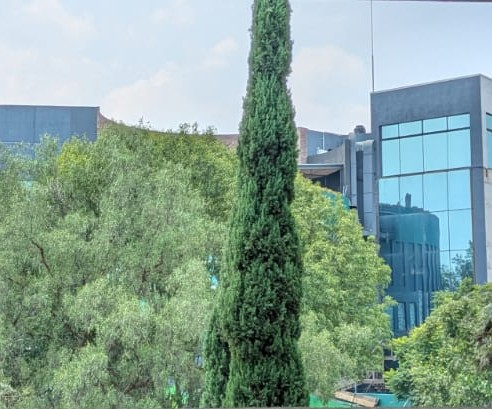
#> input picture 1_1bri.jpg, 492 x 409 px
$ python -i s1.py   (imports and definitions only)
#> lines starting #> are read from the running program, lines starting #| are printed output that depends on the picture
#> further down, picture is the input picture: PIL image 492x409 RGB; mean R, G, B 133.9, 161.2, 148.7
# -----------------------------------------------------------------------------
# PROYECTO 1: PROCESADOR DE IMÁGENES DIGITALES - VERSIÓN CORREGIDA
# -----------------------------------------------------------------------------

# --- Importación de Librerías ---
import tkinter as tk
from tkinter import filedialog, ttk, messagebox, simpledialog
from PIL import Image
import cv2
import numpy as np
import os
import colorsys
import math
from scipy.stats import skew
from scipy import ndimage
import random

# Librerías para integrar los gráficos de Matplotlib en Tkinter
from matplotlib.figure import Figure
from matplotlib.backends.backend_tkagg import FigureCanvasTkAgg
from matplotlib.colors import LinearSegmentedColormap

# --- FUNCIÓN LOG2 FALTANTE ---
# [31 lines left out: functions log2, separar_canales, separar_canales_rgb, separar_canales_cmy, not called in this run]

def separar_canales_hsv(imagen_pil):
    """Separa canales HSV de una imagen."""
    if imagen_pil.mode != 'RGB':
        imagen_pil = imagen_pil.convert('RGB')

    imagen_cv = cv2.cvtColor(np.array(imagen_pil), cv2.COLOR_RGB2BGR)
    hsv = cv2.cvtColor(imagen_cv, cv2.COLOR_BGR2HSV)
#> hsv: shape (409, 492, 3); mean H, S, V 76.1, 68, 168.8
    h, s, v = cv2.split(hsv)
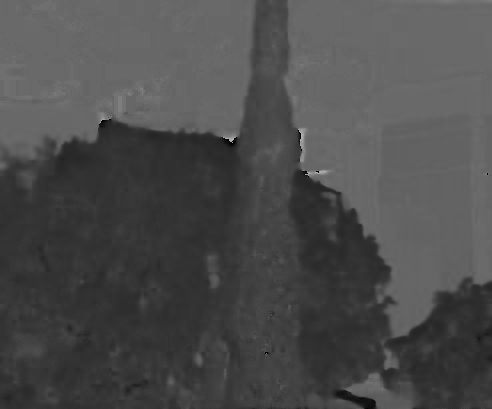
#> h: shape (409, 492); min 0, max 177, mean 76.1
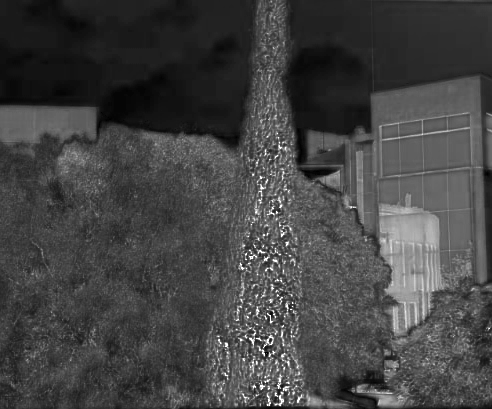
#> s: shape (409, 492); min 0, max 255, mean 68
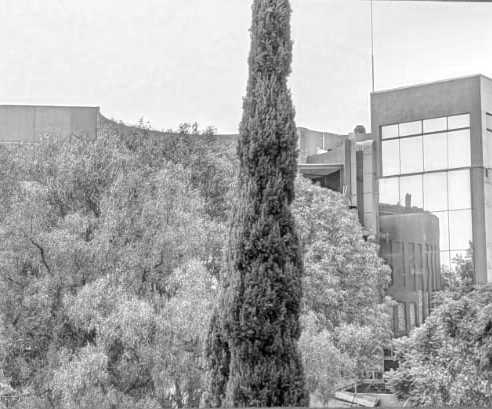
#> v: shape (409, 492); min 0, max 255, mean 168.8

    return Image.fromarray(h), Image.fromarray(s), Image.fromarray(v)

# [267 lines left out: functions dibujar_canales_rgb, dibujar_canales_cmy, dibujar_canales_hsv, separar_canales_yiq, dibujar_canales_yiq, separar_canales_hsi and 11 more, not called in this run]

# Operaciones básicas
def erosion_morfologica(imagen, kernel, iteraciones=1):
    return cv2.erode(imagen, kernel, iterations=iteraciones)

def dilatacion_morfologica(imagen, kernel, iteraciones=1):
    return cv2.dilate(imagen, kernel, iterations=iteraciones)

def apertura_tradicional(imagen, kernel, iteraciones=1):
    erosionada = cv2.erode(imagen, kernel, iterations=iteraciones)
    return cv2.dilate(erosionada, kernel, iterations=iteraciones)

def apertura_opencv(imagen, kernel, iteraciones=1):
    return cv2.morphologyEx(imagen, cv2.MORPH_OPEN, kernel, iterations=iteraciones)

def cierre_tradicional(imagen, kernel, iteraciones=1):
    dilatada = cv2.dilate(imagen, kernel, iterations=iteraciones)
    return cv2.erode(dilatada, kernel, iterations=iteraciones)

def cierre_opencv(imagen, kernel, iteraciones=1):
    return cv2.morphologyEx(imagen, cv2.MORPH_CLOSE, kernel, iterations=iteraciones)

# Operaciones avanzadas para Morfología Binaria
# [54 lines left out: functions obtener_frontera, adelgazamiento, hit_or_miss, esqueleto_morfologico, gradiente_morfologico_simetrico, gradiente_por_erosion and 1 more, not called in this run]

def top_hat(imagen, kernel):
    """Top Hat: Original - Apertura (detecta puntos brillantes)."""
    return cv2.morphologyEx(imagen, cv2.MORPH_TOPHAT, kernel)

def bottom_hat(imagen, kernel):
    """Bottom Hat: Cierre - Original (detecta puntos oscuros)."""
    return cv2.morphologyEx(imagen, cv2.MORPH_BLACKHAT, kernel)

def filtro_suavizado_apertura(imagen, kernel):
    """Filtro de suavizado mediante apertura."""
    return cv2.morphologyEx(imagen, cv2.MORPH_OPEN, kernel)

def filtro_suavizado_cierre(imagen, kernel):
    """Filtro de suavizado mediante cierre."""
    return cv2.morphologyEx(imagen, cv2.MORPH_CLOSE, kernel)

# [22 lines left out: functions filtro_suavizado_apertura_cierre, filtro_suavizado_cierre_apertura, sumar_escalar, restar_escalar, not called in this run]

def multiplicar_escalar(imagen, escalar):
    """Multiplica la imagen por un escalar."""
    return cv2.multiply(imagen, float(escalar))

# [39 lines left out: functions sumar_imagenes, restar_imagenes, operacion_and, operacion_or, operacion_xor, not called in this run]

def operacion_not(imagen):
    """NOT lógico (inversión)."""
    return cv2.bitwise_not(imagen)

# [51 lines left out: functions operacion_relacional, agregar_ruido_sal_pimienta, agregar_ruido_gaussiano, etiquetar_componentes, not called in this run]


# --- 3. Clase de la Aplicación GUI ---

class MatplotlibApp:
    # [209 lines left out: functions __init__, _reset_states, agregar_a_historial, actualizar_texto_historial, revertir_ultima_operacion, not called in this run]

    def _preparar_lienzo_unico(self):
        self.fig.clear()
        return self.fig.add_subplot(111)

    # [1578 lines left out: functions _mostrar_imagen_original, _mostrar_imagen_actual, cargar_imagen, aplicar_separacion_rgb, aplicar_separacion_cmy, aplicar_separacion_hsv and 43 more, not called in this run]


# --- 4. Bloque Principal de Ejecución ---
# [4 lines not run here, left out]

>>> from PIL import Image
>>> picture = Image.open('1_1bri.jpg')
>>> result = separar_canales_hsv(picture)
